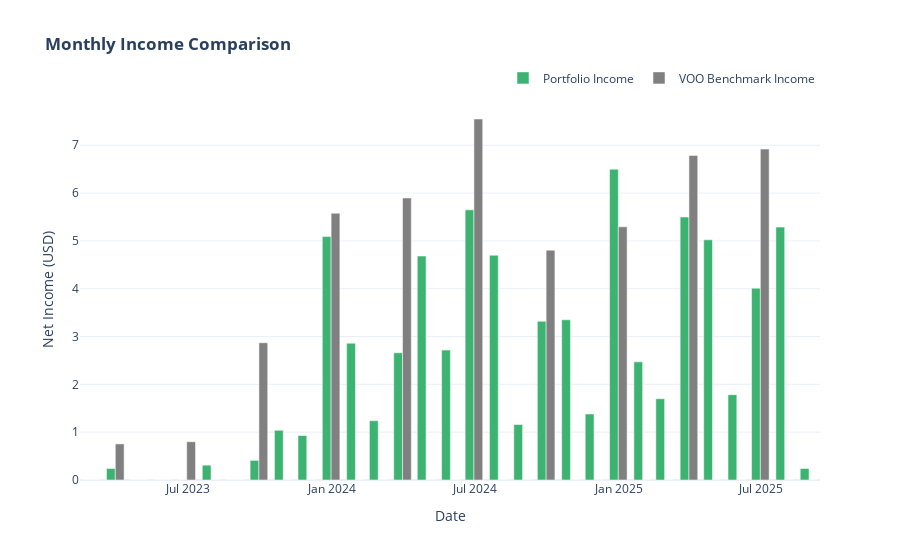

The code cell stored with this chart in its notebook:
### Code cell
portfolio_income = portfolio.get_monthly_income()
benchmark_income = benchmark_simulation.get_monthly_income()

fig_income_comp = go.Figure()

fig_income_comp.add_trace(
    go.Bar(
        x=portfolio_income.index,
        y=portfolio_income,
        name="Portfolio Income",
        marker_color="mediumseagreen",
    )
)

fig_income_comp.add_trace(
    go.Bar(
        x=benchmark_income.index,
        y=benchmark_income,
        name=f"{config.BENCHMARK_INDEX} Benchmark Income",
        marker_color="grey",
    )
)

fig_income_comp.update_layout(
    title_text="<b>Monthly Income Comparison</b>",
    template="plotly_white",
    barmode="group",
    xaxis_title="Date",
    yaxis_title=f"Net Income ({config.BASE_CURRENCY})",
    legend=dict(orientation="h", yanchor="bottom", y=1.02, xanchor="right", x=1),
)

fig_income_comp.show()

### Figure 1 — Plotly figure (JSON) as saved in the notebook; plotly's stock layout.template omitted (floating-point values rounded to 4 significant figures)
{"data": [{"marker": {"color": "mediumseagreen"}, "name": "Portfolio Income", "type": "bar", "x": ["2023-02-28T00:00:00", "2023-03-31T00:00:00", "2023-04-30T00:00:00", "2023-05-31T00:00:00", "2023-06-30T00:00:00", "2023-07-31T00:00:00", "2023-08-31T00:00:00", "2023-09-30T00:00:00", "2023-10-31T00:00:00", "2023-11-30T00:00:00", "2023-12-31T00:00:00", "2024-01-31T00:00:00", "2024-02-29T00:00:00", "2024-03-31T00:00:00", "2024-04-30T00:00:00", "2024-05-31T00:00:00", "2024-06-30T00:00:00", "2024-07-31T00:00:00", "2024-08-31T00:00:00", "2024-09-30T00:00:00", "2024-10-31T00:00:00", "2024-11-30T00:00:00", "2024-12-31T00:00:00", "2025-01-31T00:00:00", "2025-02-28T00:00:00", "2025-03-31T00:00:00", "2025-04-30T00:00:00", "2025-05-31T00:00:00", "2025-06-30T00:00:00", "2025-07-31T00:00:00", "2025-08-31T00:00:00"], "y": [0.0, 0.24, 0.0, 0.0, 0.0, 0.31, 0.0, 0.41, 1.04, 0.93, 5.09, 2.86, 1.24, 2.66, 4.683, 2.717, 5.65, 4.7, 1.16, 3.32, 3.35, 1.38, 6.5, 2.471, 1.7, 5.5, 5.023, 1.784, 4.01, 5.289, 0.24]}, {"marker": {"color": "grey"}, "name": "VOO Benchmark Income", "type": "bar", "x": ["2023-02-28T00:00:00", "2023-03-31T00:00:00", "2023-04-30T00:00:00", "2023-05-31T00:00:00", "2023-06-30T00:00:00", "2023-07-31T00:00:00", "2023-08-31T00:00:00", "2023-09-30T00:00:00", "2023-10-31T00:00:00", "2023-11-30T00:00:00", "2023-12-31T00:00:00", "2024-01-31T00:00:00", "2024-02-29T00:00:00", "2024-03-31T00:00:00", "2024-04-30T00:00:00", "2024-05-31T00:00:00", "2024-06-30T00:00:00", "2024-07-31T00:00:00", "2024-08-31T00:00:00", "2024-09-30T00:00:00", "2024-10-31T00:00:00", "2024-11-30T00:00:00", "2024-12-31T00:00:00", "2025-01-31T00:00:00", "2025-02-28T00:00:00", "2025-03-31T00:00:00", "2025-04-30T00:00:00", "2025-05-31T00:00:00", "2025-06-30T00:00:00", "2025-07-31T00:00:00", "2025-08-31T00:00:00"], "y": [0.0, 0.7547, 0.0, 0.0, 0.7999, 0.0, 0.0, 2.87, 0.0, 0.0, 5.579, 0.0, 0.0, 5.898, 0.0, 0.0, 7.55, 0.0, 0.0, 4.806, 0.0, 0.0, 5.294, 0.0, 0.0, 6.787, 0.0, 0.0, 6.92, 0.0, 0.0]}], "layout": {"barmode": "group", "legend": {"orientation": "h", "x": 1, "xanchor": "right", "y": 1.02, "yanchor": "bottom"}, "title": {"text": "<b>Monthly Income Comparison</b>"}, "xaxis": {"title": {"text": "Date"}}, "yaxis": {"title": {"text": "Net Income (USD)"}}}}
